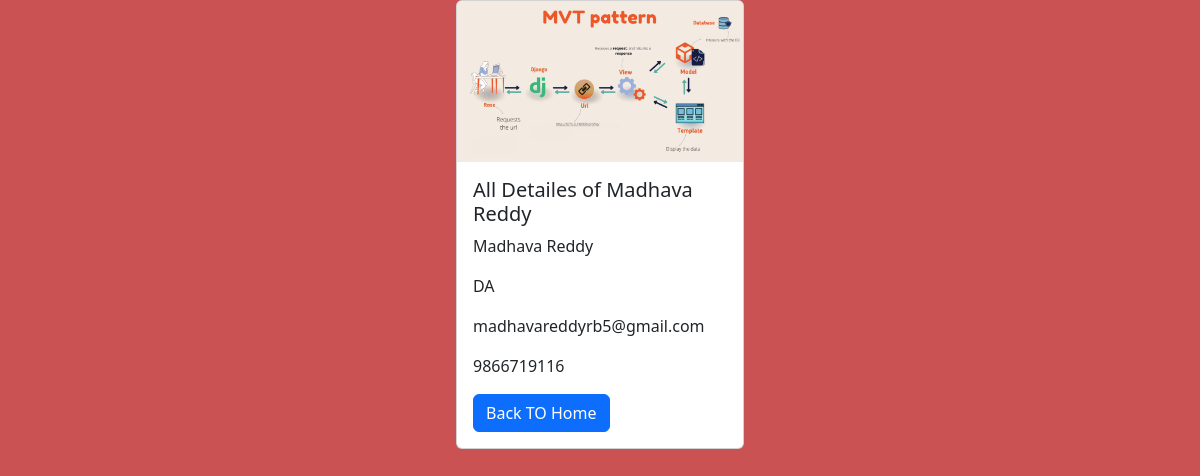
The page /employees/1/ on the database as committed earlier.
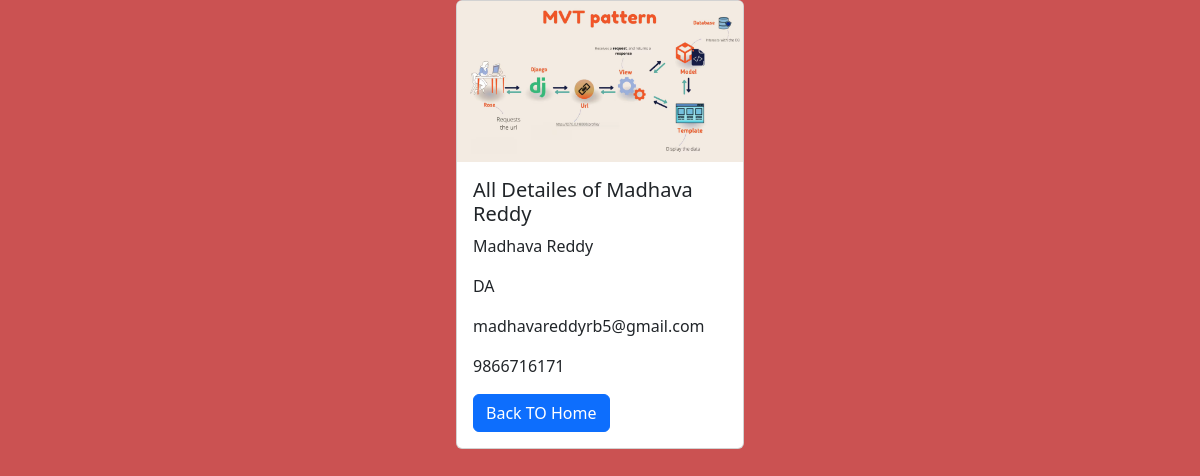
The same page on the database as committed later.
### employee/models.py (models this page shows, shortened)
class Employee(models.Model):
  name = models.CharField(max_length=50)
  photo = models.ImageField(upload_to= 'images')
  designation = models.CharField(max_length = 100)
  email_address = models.EmailField(max_length=100, unique= True)
  phone_number = models.CharField(max_length=12,blank=True)
  created_at = models.DateTimeField(auto_now_add=True)
  updated_at = models.DateTimeField(auto_now=True)

### employee/views.py (the view)
# urls.py: path('<int:pk>/',views.employee_detail, name='employee_details')
def employee_detail(request, pk):
  employee = get_object_or_404(Employee,pk = pk)
  context = {
    'employee':employee
  }
  return render(request, 'employee_detail.html',context)

### templates/employee_detail.html (shortened to what this page needs)
{% load static %}
<!DOCTYPE html>
<html lang="en">
<head>
  <link href="https://cdn.jsdelivr.net/npm/bootstrap@5.3.8/dist/css/bootstrap.min.css" rel="stylesheet">
  <link rel="stylesheet" href="{% static 'css/styles.css' %}">
</head>
<body>
<div class="container" >
  <div class="card mx-auto" style="width: 18rem; ">
  <img src="{{ employee.photo.url }} " class="card-img-top" alt="...">
  <div class="card-body">
    <h5 class="card-title">All Detailes of {{employee.name}} </h5>
    <p class="card-text">{{employee.name}} </p>
    <p class="card-text">{{employee.designation}} </p>
    <p class="card-text">{{employee.email_address}} </p>
    <p class="card-text">{{employee.phone_number}} </p>
    <a href="{% url 'home' %}" class="btn btn-primary">Back TO Home</a>
  </div>
</div>
</div>
</body>
</html>

### mysite/static/css/styles.css (style rules this page uses)
body { background: #cb5252; color: #fff; }

Rows that differ between the two databases and show on the page:
changed Employee "Madhava Reddy": phone_number "9866719116" → "9866716171"
